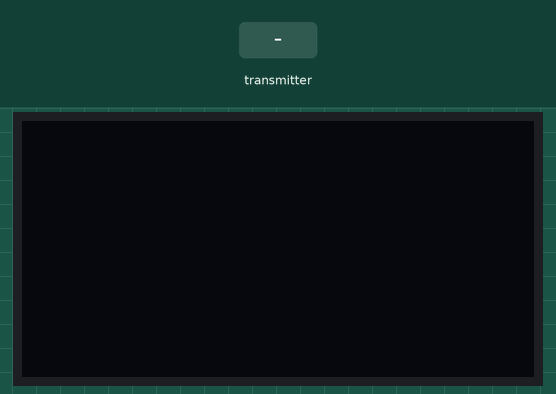
Simulated run of this sketch. Board: ESP32. Parts: 128×64 one-colour display. The test bench sets the inputs (shaded band). What the sketch prints to the serial monitor is not drawn.

Above: at 1.2 s.
1.3 s: the transmitter starts sending val = 0
At 1.61 s:
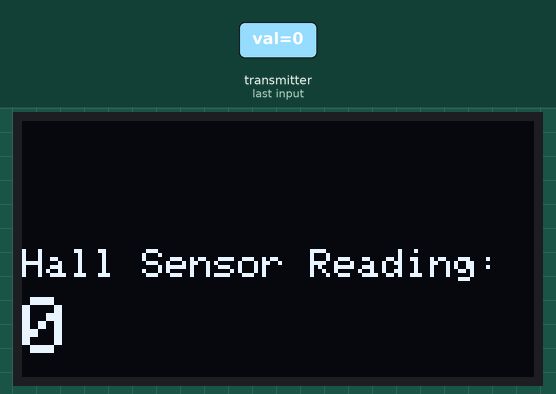
3.3 s: the transmitter starts sending val = 1024
At 3.61 s:
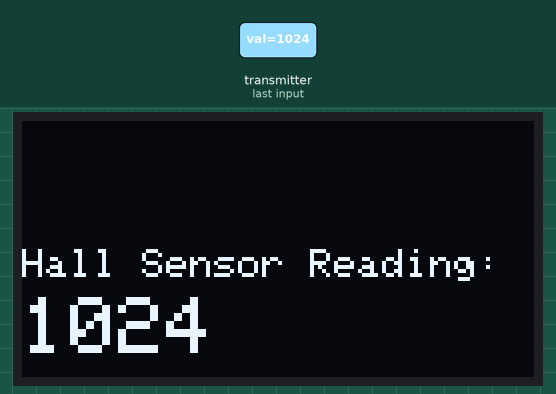
Timing chart, 0 to 6.3 s (numbered marks = the images above; inputs shaded):
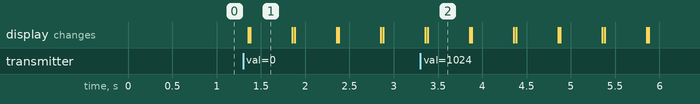

Measured:
- after the input at 1.3 s, the display: first changes after 0.06 s (image 1 shows a later state)
- after the input at 3.3 s, the display: first differs from a run without the input after 0.08 s (image 2)
- what the display in image 1 shows lasts 0.5 s, from 1.4 s to 1.9 s

The sketch:

receiver.ino
```cpp
// (licence header left out)
#include <esp_now.h>
#include <WiFi.h>
#include <Wire.h>
#include <Adafruit_GFX.h>
#include <Adafruit_SSD1306.h>
#define SCREEN_WIDTH 128 // OLED display width, in pixels
#define SCREEN_HEIGHT 64 // OLED display height, in pixels
// Declaration for an SSD1306 display connected to I2C (SDA, SCL pins)
#define OLED_RESET     -1 // Reset pin # (or -1 if sharing Arduino resetpin)
Adafruit_SSD1306 display(SCREEN_WIDTH, SCREEN_HEIGHT, &Wire, OLED_RESET);
// Structure example to receive data
// Must match the sender structure
typedef struct struct_message {
    int val;
} struct_message;

// Create a struct_message called myData
struct_message myData;

// callback function that will be executed when data is received
void OnDataRecv(const uint8_t * mac, const uint8_t *incomingData, int len) {
  memcpy(&myData, incomingData, sizeof(myData));
  Serial.print("Bytes received: ");
  Serial.println(len);
  Serial.print("Hall Sensor Reading: ");
  Serial.println(myData.val);
  Serial.println();

  display.clearDisplay();
  // Display Text
  display.setTextSize(1.5);
  display.setTextColor(WHITE);
  display.setCursor(0, 32);
  display.println("Hall Sensor Reading: ");
  display.display();

  display.setTextSize(2);
  display.setTextColor(WHITE);
  display.setCursor(10, 28);
  display.println();
  display.println(myData.val);
  display.display();
}

void setup() {
  // Initialize Serial Monitor
  Serial.begin(115200);
  // SSD1306_SWITCHCAPVCC = generate display voltage from 3.3V internally
  if (!display.begin(SSD1306_SWITCHCAPVCC, 0x3C)) {
    Serial.println(F("SSD1306 allocation failed"));
    for (;;); // Don't proceed, loop forever
  }


  // Set device as a Wi-Fi Station
  WiFi.mode(WIFI_STA);

  // Init ESP-NOW
  if (esp_now_init() != ESP_OK) {
    Serial.println("Error initializing ESP-NOW");
    return;
  }

  // Once ESPNow is successfully Init, we will register for recv CB to
  // get recv packer info
  esp_now_register_recv_cb(OnDataRecv);
}

void loop() {

}
```
